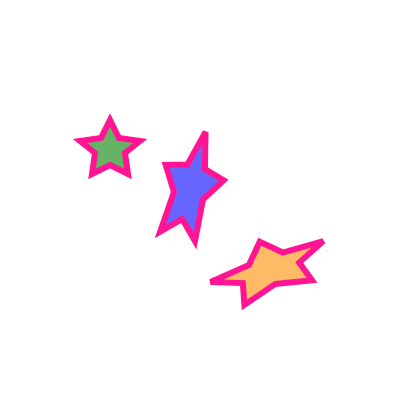

Source (Vega-Lite JSON):
### Vega specification from a JSON file in a GitHub repository (floating-point values rounded to 4 significant figures)
{"$schema": "https://vega.github.io/schema/vega/v5.json", "description": "A simple pie chart with embedded data.", "background": "white", "padding": 5, "width": 200, "height": 200, "style": "view", "data": [{"name": "data_0", "values": [{"x": 50, "y": 70, "fill": "green", "scaleX": 15, "scaleY": 15, "angle": 0}, {"x": 90, "y": 90, "fill": "blue", "scaleX": 15, "scaleY": 30, "angle": 15}, {"x": 130, "y": 130, "fill": "darkorange", "scaleX": 30, "scaleY": 15, "angle": -20}]}], "marks": [{"name": "marks", "type": "path", "from": {"data": "data_0"}, "style": ["arc"], "encode": {"update": {"x": {"field": "x"}, "y": {"field": "y"}, "scaleX": {"field": "scaleX"}, "scaleY": {"field": "scaleY"}, "path": {"value": "M0,.5L.6,.8L.5,.1L1,-.3L.3,-.4L0,-1L-.3,-.4L-1,-.3L-.5,.1L-.6.8L0,.5Z"}, "fill": {"field": "fill"}, "fillOpacity": {"value": 0.6}, "angle": {"field": "angle"}, "stroke": {"value": "deeppink"}, "strokeWidth": {"value": 3}}}}]}
